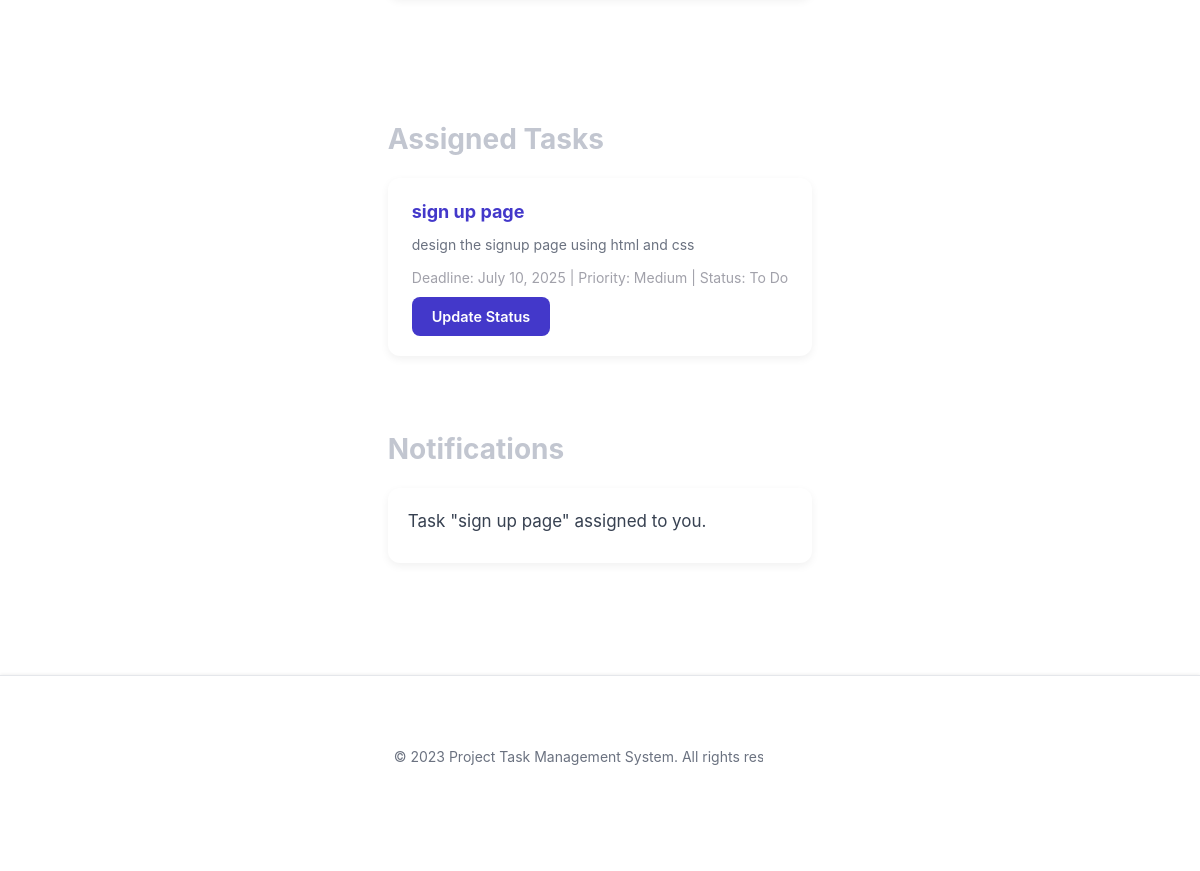
Before: /user_dash/ (signed in, lower part) with the older database file.
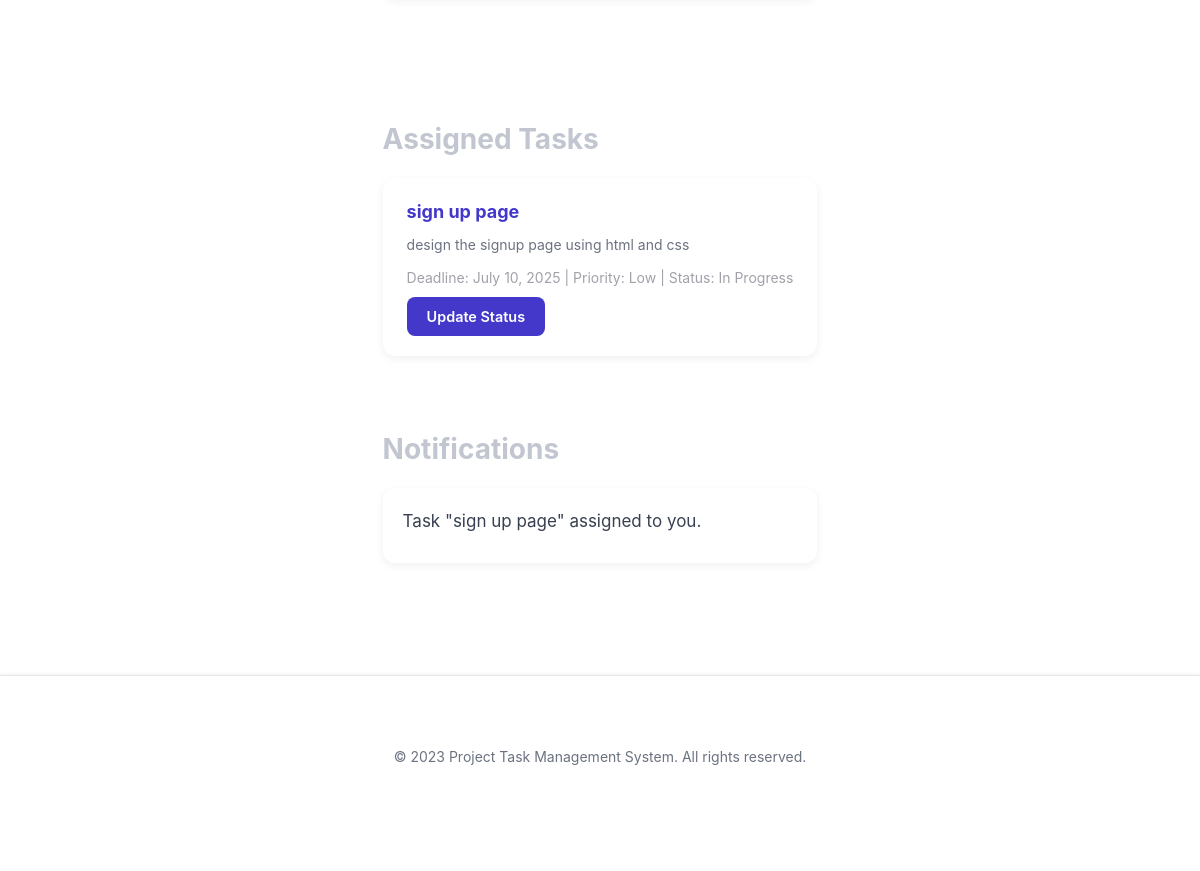
After: the same page with the newer database file.
### taskflowapp/models.py (models this page shows, shortened)
class Task(models.Model):
    PRIORITY_CHOICES = [
        ('High', 'High'),
        ('Medium', 'Medium'),
        ('Low', 'Low'),
    ]
    STATUS_CHOICES = [
        ('To Do', 'To Do'),
        ('In Progress', 'In Progress'),
        ('Completed', 'Completed'),
    ]
    title = models.CharField(max_length=200)
    description = models.TextField(default='No description')
    deadline = models.DateField()
    priority = models.CharField(max_length=10, choices=PRIORITY_CHOICES)
    status = models.CharField(max_length=15, choices=STATUS_CHOICES)
    assigned_to = models.ForeignKey(User, on_delete=models.CASCADE)
    project = models.ForeignKey(Project, on_delete=models.CASCADE)

### taskflowapp/views.py (the view)
# urls.py: path('user_dash/',views.user_dash,name='user_dashboard'),
def user_dash(request):
    user_id = request.session.get('user_id')
    user_role = request.session.get('user_role')
    if not user_id:
        messages.error(request, "Please log in first.")
        return redirect('user_login')
    if user_role.lower() != 'team member':
        messages.error(request, "Unauthorized access.")
        return redirect('home')
    try:
        user = User.objects.get(id=user_id)
    except User.DoesNotExist:
        messages.error(request, "User not found.")
        return redirect('user_login')
    total_projects = Project.objects.filter(task__assigned_to=user).distinct().count()
    user_tasks = Task.objects.filter(assigned_to=user)
    total_tasks = user_tasks.count()
    today = timezone.now().date()
    tasks_due_today = user_tasks.filter(deadline=today).count()
    unread_notifications = Notification.objects.filter(user=user, is_read=False).count()
    recent_notifications = Notification.objects.filter(user=user).order_by('-timestamp')[:5]
    recent_tasks = user_tasks.order_by('-deadline')[:2]
    context = {
        'user': user,
        'total_projects': total_projects,
        'total_tasks': total_tasks,
        'tasks_due_today': tasks_due_today,
        'unread_notifications': unread_notifications,
        'recent_tasks': recent_tasks,
        'recent_notifications': recent_notifications,
    }
    return render(request, 'user_dashboard.html', context)

### taskflowapp/templates/user_dashboard.html (shortened to what this page needs)
{% load static %}
<!DOCTYPE html>
<html lang="en">
<head>
  <link rel="stylesheet" href="{% static 'CSS/user_dashboard.css' %}" />
  <link rel="stylesheet" href="https://cdnjs.cloudflare.com/ajax/libs/font-awesome/6.5.0/css/all.min.css">
</head>
<body>
  <main class="container" role="main" tabindex="0">
    <section aria-label="Dashboard Overview">
    </section>
    <section aria-label="Assigned Tasks">
      <h2>Assigned Tasks</h2>
      <div class="card-list" aria-live="polite" aria-relevant="additions removals">
        {% if recent_tasks %}
          {% for task in recent_tasks %}
            <article class="item-card" tabindex="0">
              <div class="item-card-header">{{ task.title }}</div>
              <div class="item-card-description">{{ task.description }}</div>
              <div class="item-card-meta">
                Deadline: {{ task.deadline }} | Priority: {{ task.priority }} | Status: {{ task.status }}
              </div>
              <a href="{% url 'user_task_page'  %}" class="button" style="margin-top: 0.5rem;">
  Update Status
</a>
            </article>
          {% endfor %}
        {% else %}
          <p>No recent tasks assigned.</p>
        {% endif %}
      </div>
    </section>
    <section aria-label="Notifications">
      <h2>Notifications</h2>
      <div class="notification-list">
        {% if recent_notifications %}
          {% for note in recent_notifications %}
            <div class="notification-item">{{ note.message }}</div>
          {% endfor %}
        {% else %}
          <p>No notifications to show.</p>
        {% endif %}
      </div>
    </section>
  </main>
  <footer class="footer">
    <div class="container">
      <p>&copy; 2023 Project Task Management System. All rights reserved.</p>
    </div>
  </footer>
</body>
</html>

Changed rows visible on the page:
changed Task "sign up page": priority "Medium" → "Low"; status "To Do" → "In Progress"
